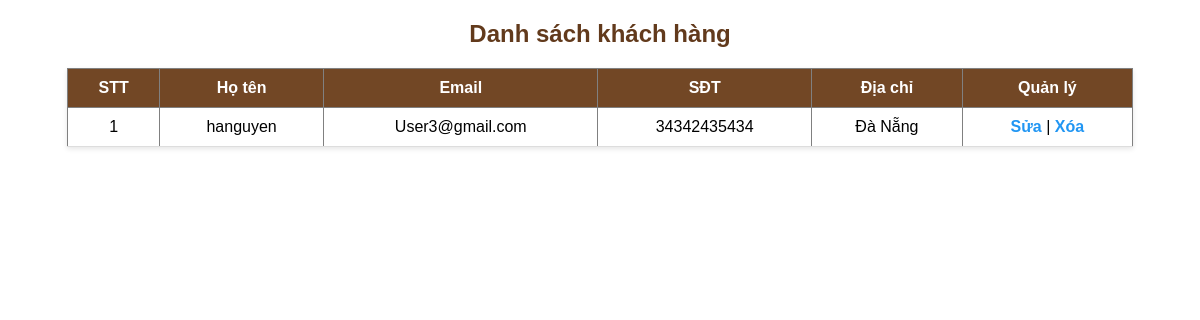
Screenshot of /admincp/modules/quanlikhachhang/lietke.php with the database file from the repository.
### tables this page shows
CREATE TABLE `tbl_user` (
  `id_user` int(11) NOT NULL,
  `name_user` varchar(150) NOT NULL,
  `email` varchar(100) NOT NULL,
  `u_password` varchar(100) NOT NULL,
  `phone` varchar(15) NOT NULL,
  `address` varchar(200) NOT NULL
);

### admincp/modules/quanlikhachhang/lietke.php (the view)
<?php
$sql_lietke_user = "SELECT * FROM tbl_user ORDER BY id_user DESC";
$query_lietke_user = mysqli_query($conn, $sql_lietke_user);
?>
<h2>Danh sách khách hàng</h2>
<table border="1" width="90%" style="text-align:center;">
    <tr>
        <th>STT</th>
        <th>Họ tên</th>
        <th>Email</th>
        <th>SĐT</th>
        <th>Địa chỉ</th>
        <th>Quản lý</th>
    </tr>
<?php
$i = 0;
while($row = mysqli_fetch_assoc($query_lietke_user)){
    $i++;
?>
    <tr>
        <td><?= $i ?></td>
        <td><?= htmlspecialchars($row['name_user']) ?></td>
        <td><?= htmlspecialchars($row['email']) ?></td>
        <td><?= htmlspecialchars($row['phone']) ?></td>
        <td><?= htmlspecialchars($row['address']) ?></td>
        <td>
            <a href="?action=quanlikhachhang&query=sua&id_user=<?= $row['id_user'] ?>">Sửa</a> |
            <a href="modules/quanlikhachhang/xuli.php?id_user=<?= $row['id_user'] ?>" onclick="return confirm('Bạn có chắc muốn xóa?')">Xóa</a>
        </td>
    </tr>
<?php } ?>
</table>
<head>
    <link rel="stylesheet" href="css/quanlikhachhang.css">
</head>

### admincp/css/quanlikhachhang.css (style rules this page uses)
table { border-collapse: collapse; width: 90%; margin: 20px auto; font-family: Arial, sans-serif; background-color: #fff; box-shadow: 0 2px 5px rgba(0,0,0,0.1); }
table th { background-color: #724725; color: white; padding: 10px; text-align: center; font-size: 16px; }
table td { padding: 10px; text-align: center; border-bottom: 1px solid #ddd; }
table a { text-decoration: none; color: #2196F3; font-weight: bold; transition: 0.3s; }
h2 { text-align: center; font-family: Arial, sans-serif; margin-top: 20px; color: #623a1c; }

### rows the page displays
tbl_user: name_user "hanguyen", email "User3@gmail.com", phone "34342435434", address "Đà Nẵng"
